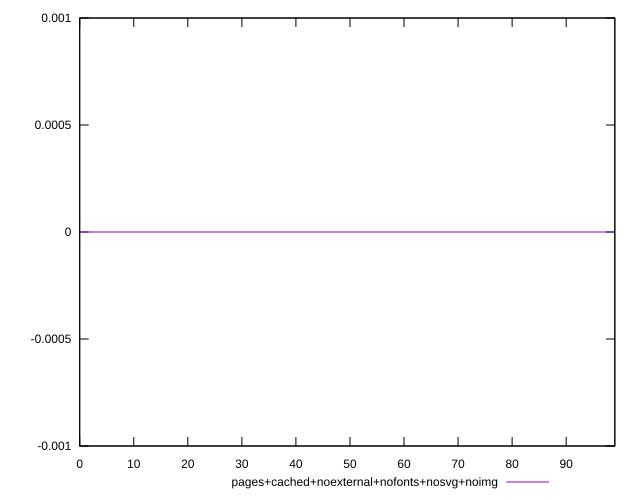

gnuplot code for this plot:
reset

$pagesCachedNoexternalNofontsNosvgNoimg <<EOF
0 0
1 0
2 0
3 0
4 0
5 0
6 0
7 0
8 0
9 0
10 0
11 0
12 0
13 0
14 0
15 0
16 0
17 0
18 0
19 0
20 0
21 0
22 0
23 0
24 0
25 0
26 0
27 0
28 0
29 0
30 0
31 0
32 0
33 0
34 0
35 0
36 0
37 0
38 0
39 0
40 0
41 0
42 0
43 0
44 0
45 0
46 0
47 0
48 0
49 0
50 0
51 0
52 0
53 0
54 0
55 0
56 0
57 0
58 0
59 0
60 0
61 0
62 0
63 0
64 0
65 0
66 0
67 0
68 0
69 0
70 0
71 0
72 0
73 0
74 0
75 0
76 0
77 0
78 0
79 0
80 0
81 0
82 0
83 0
84 0
85 0
86 0
87 0
88 0
89 0
90 0
91 0
92 0
93 0
94 0
95 0
96 0
97 0
98 0
99 0
EOF

set key outside below
set xrange [0:99]
set yrange [-0.001:0.001]
set trange [-0.001:0.001]
set terminal svg size 640, 500 enhanced background rgb 'white'
set output "reprap/uses-rel-preconnect/comparison/line/10_vs_11.svg"

plot $pagesCachedNoexternalNofontsNosvgNoimg title "pages+cached+noexternal+nofonts+nosvg+noimg" with line

reset
